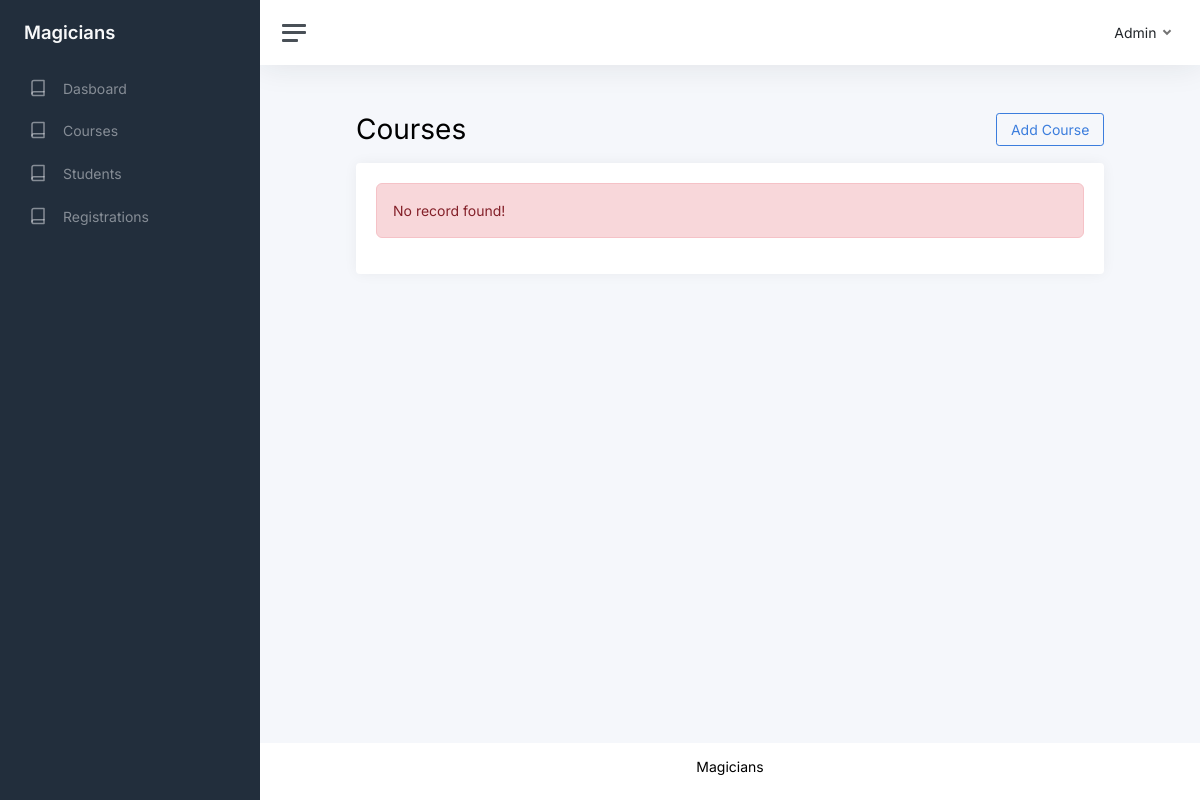
The app's page /show-courses.php, older data.
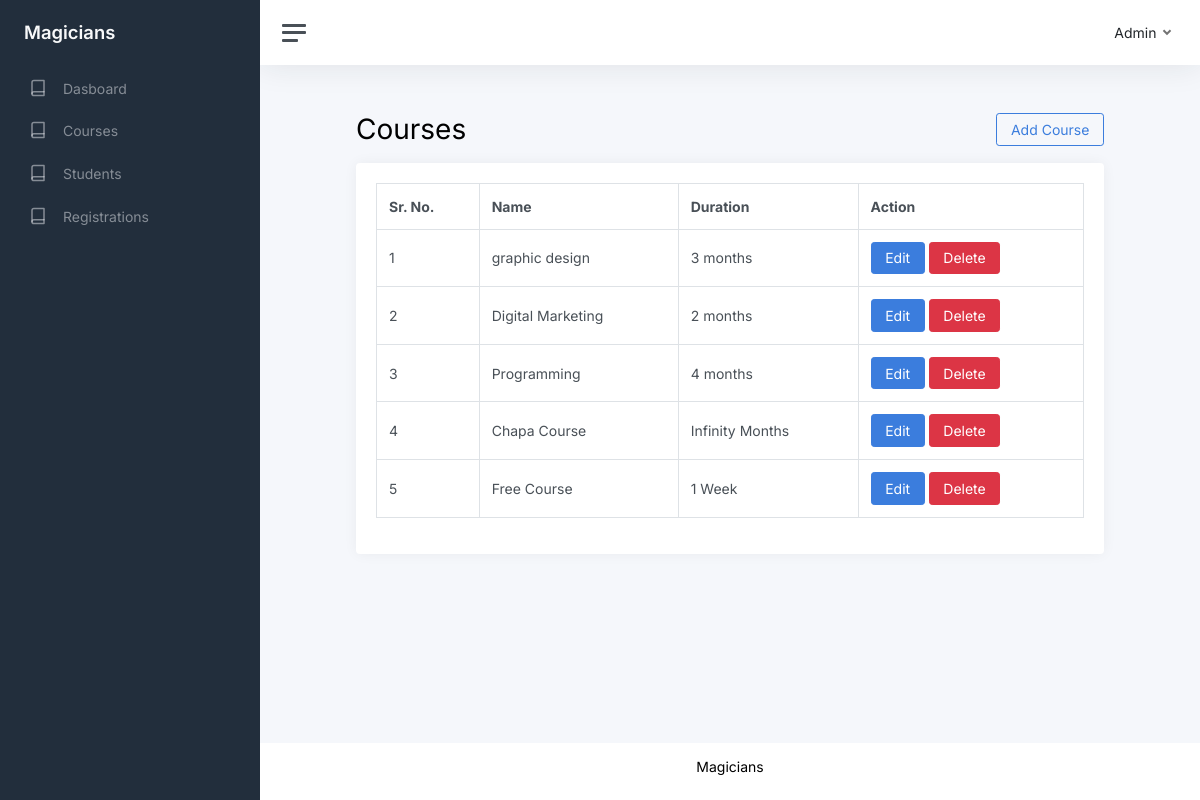
The same page, newer data.
### tables this page shows
CREATE TABLE `courses` (
  `id` int(11) NOT NULL,
  `name` varchar(255) NOT NULL,
  `duration` varchar(255) NOT NULL
);

### show-courses.php (the view, shortened to what this page needs)
<?php require_once('./database/connection.php') ?>
<?php
$sql = "SELECT * FROM `courses`";
$result = $conn->query($sql);
$courses = $result->fetch_all(MYSQLI_ASSOC);
?>
<!DOCTYPE html>
<html lang="en">
<?php require_once('./includes/head.php'); ?>
<body>
    <div class="wrapper">
        <?php require_once('./includes/sidenavbar.php'); ?>
        <div class="main">
            <?php require_once('./includes/topnavbar.php'); ?>
            <main class="content mx-5">
                <div class="container-fluid p-0">
                    <div class="row">
                        <div class="col-6">
                            <h1 class="h1 mb-3">Courses</h1>
                        </div>
                        <div class="col-6 text-end">
                            <a href="./add-course.php" class="btn btn-outline-primary">Add Course</a>
                        </div>
                    </div>
                    <div class="row">
                        <div class="col-12">
                            <div class="card">
                                <div class="card-body">
                                    <table class="table table-bordered">
                                        <?php
                                        if (count($courses) > 0) { ?>
                                            <thead>
                                                <tr>
                                                    <th>Sr. No.</th>
                                                    <th>Name</th>
                                                    <th>Duration</th>
                                                    <th>Action</th>
                                                </tr>
                                            </thead>
                                            <tbody>
                                                <?php
                                                $sr = 1;
                                                foreach ($courses as $course) { ?>
                                                    <tr>
                                                    <tr>
                                                        <td><?php echo $sr++; ?></td>
                                                        <td><?php echo $course['name'] ?></td>
                                                        <td><?php echo $course['duration'] ?></td>
                                                        <td>
                                                            <a href="./edit-course.php?id=<?php echo $course['id']; ?>" class="btn btn-primary">Edit</a>
                                                            <a href="./delete-course.php?id=<?php echo $course['id']; ?>" class="btn btn-danger">Delete</a>
                                                        </td>
                                                    </tr>
                                                <?php
                                                }
                                                ?>
                                            </tbody>
                                        <?php
                                        } else { ?>
                                            <div class="alert alert-danger m-0">No record found!</div>
                                        <?php
                                        }
                                        ?>
                                    </table>
                                </div>
                            </div>
                        </div>
                    </div>
                </div>
            </main>
            <?php require_once('./includes/footer.php'); ?>
        </div>
    </div>
</body>
</html>

### includes/head.php (shortened to what this page needs)
<head>
    <link href="https://cdn.jsdelivr.net/npm/bootstrap@5.2.3/dist/css/bootstrap.min.css" rel="stylesheet">
    <link href="assets/css/app.css" rel="stylesheet" />
</head>

### includes/sidenavbar.php
<nav id="sidebar" class="sidebar js-sidebar">
    <div class="sidebar-content js-simplebar">
        <a class="sidebar-brand" href="./dashboard.php">
            <span class="align-middle">Magicians</span>
        </a>
        <ul class="sidebar-nav">
            <li class="sidebar-item">
                <a class="sidebar-link" href="./dashboard.php">
                    <i class="align-middle" data-feather="book"></i>
                    <span class="align-middle">Dasboard</span>
                </a>
            </li>
            <li class="sidebar-item">
                <a class="sidebar-link" href="./show-courses.php">
                    <i class="align-middle" data-feather="book"></i>
                    <span class="align-middle">Courses</span>
                </a>
            </li>
            <li class="sidebar-item">
                <a class="sidebar-link" href="./show-students.php">
                    <i class="align-middle" data-feather="book"></i>
                    <span class="align-middle">Students</span>
                </a>
            </li>
            <li class="sidebar-item">
                <a class="sidebar-link" href="./show-registrations.php">
                    <i class="align-middle" data-feather="book"></i>
                    <span class="align-middle">Registrations</span>
                </a>
            </li>
        </ul>
    </div>
</nav>

### includes/topnavbar.php (shortened to what this page needs)
<nav class="navbar navbar-expand navbar-light navbar-bg">
    <a class="sidebar-toggle js-sidebar-toggle">
        <i class="hamburger align-self-center"></i>
    </a>
    <div class="navbar-collapse collapse">
        <ul class="navbar-nav navbar-align">
            <li class="nav-item dropdown">
                <a class="nav-link dropdown-toggle d-none d-sm-inline-block" href="#" data-bs-toggle="dropdown">
                    <span class="text-dark">Admin</span>
                </a>
            </li>
        </ul>
    </div>
</nav>

### includes/footer.php
<footer class="footer">
    <div class="container-fluid">
        <div class="row text-muted">
            <div class="col-12 text-center">
                <h5>Magicians</h5>
            </div>
        </div>
    </div>
</footer>

Row changes from the older to the newer data that the page shows:
added courses: name "graphic design", duration "3 months"
added courses: name "Digital Marketing", duration "2 months"
added courses: name "Programming", duration "4 months"
added courses: name "Chapa Course", duration "Infinity Months"
added courses: name "Free Course", duration "1 Week"
Text that changed along with them:
text no longer shown: "No record found!"
text now shown: "Sr. No. Name Duration Action"
